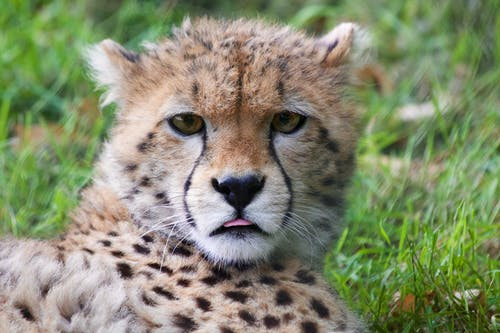
#> input picture Tutorials/ImagePreprocessing/Animals/Cheetah/animal-africa-wilderness-zoo.jpg, 500 x 333 px, given as the content of the folder ASL-Translator/Tutorials/ImagePreprocessing/Animals/Lion, which was not available
$ jupyter execute --allow-errors ImagePreprocessingTutorial.ipynb   (shell and % lines are left out)   (text cells are left out)
#> lines starting #> are read from the running program, lines starting #| are printed output that depends on the picture; after the words box and inside, x2 and y2 are one past the last pixel; in counts of white or black regions, pixels touching at a corner belong together; pictures that were not available may be replaced by others from this repository, and a replacement may not be noted
[cell 1]
# Import necessary libraries
import os
import glob
from skimage import io, color, morphology
import numpy as np
import pandas as pd
import matplotlib.pyplot as plt
from keras.preprocessing.image import img_to_array
from keras.preprocessing.image import ImageDataGenerator
import random

# Define file path of folder containing all the lion photos
DATASET_PATH = 'ASL-Translator/Tutorials/ImagePreprocessing/Animals'
class_labels = ['Cheetah', 'Jaguar', 'Leopard', 'Lion', 'Tiger']
lion_path = os.path.join(DATASET_PATH, class_labels[3], '*')
# Returns list of file names that follow the convention set by lion_path
lion_path = glob.glob(lion_path)

"""data = pd.DataFrame([])
   for label in class_labels:
   path = os.path.join(DATASET_PATH, label, "*")
   path = pd.Series(glob.glob(path), name=label)
   data = data.append(path)
   data.head() """

[cell 2]
image = io.imread(lion_path[random.randint(0, len(lion_path)-1)])
#> image is the input picture: shape (333, 500, 3); mean R, G, B 132.2, 139.3, 109.6
fig, (ax1, ax2, ax3, ax4) = plt.subplots(1, 4, sharey=True)
fig.set_figwidth(15)
ax1.imshow(image)
ax1.set_title("Original")
ax2.imshow(image[:,:,0])
ax2.set_title("Red Channel")
ax3.imshow(image[:,:,1])
ax3.set_title("Green Channel")
ax4.imshow(image[:,:,2])
ax4.set_title("Blue Channel")
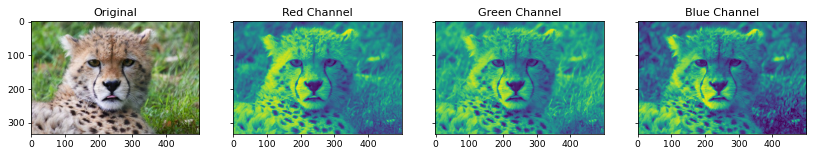
#> figure drawn by matplotlib, 4 panels

[cell 3]
grayscale_image = color.rgb2gray(image)
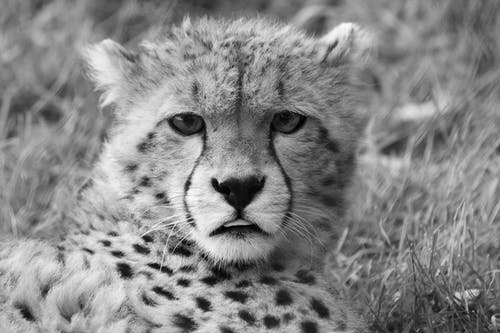
#> grayscale_image: shape (333, 500) float64; min 0, max 0.999, mean 0.532

# Create a binary image in based on the boolean expression defind below
bin_image = image[:, :, 0] > 125
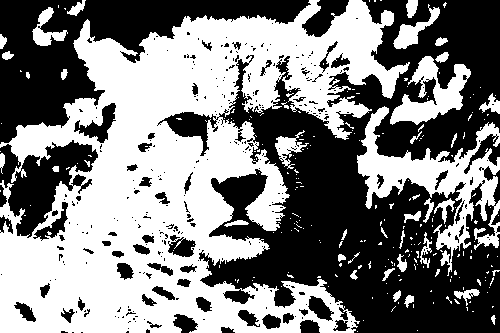
#> bin_image: shape (333, 500) bool; 50.2% white; 325 black regions (266 under 20 px), largest, box (x1, y1, x2, y2) and area: (157, 0, 500, 333) 54012, (0, 0, 311, 144) 15726, (0, 140, 98, 238) 4565
# use a disk of radius 3
selem = morphology.selem.disk(3)

# oprning and closing
open_img = morphology.binary_opening(bin_image, selem)
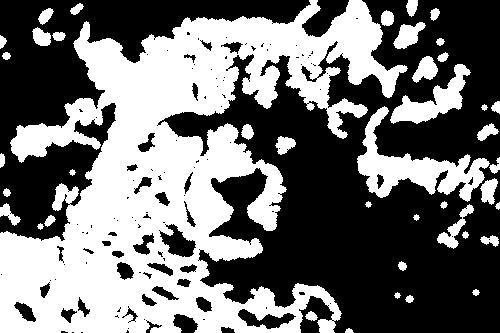
#> open_img: shape (333, 500) bool; 44.6% white; 42 white regions, largest, box (x1, y1, x2, y2) and area: (0, 0, 408, 333) 63571, (357, 106, 490, 202) 4177, (390, 64, 471, 124) 1780
close_img = morphology.binary_closing(bin_image, selem)
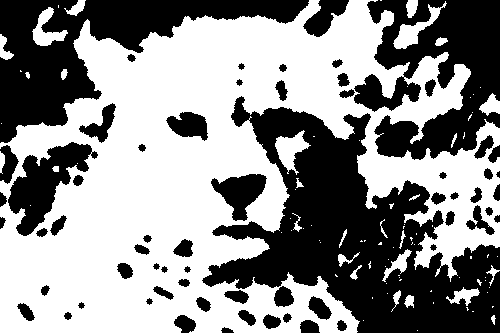
#> close_img: shape (333, 500) bool; 55.8% white; 63 black regions (1 under 20 px), largest, box (x1, y1, x2, y2) and area: (202, 96, 500, 333) 31036, (0, 0, 309, 143) 15371, (354, 0, 500, 160) 13690

# erosion and dilation
eroded_img = morphology.binary_erosion(bin_image, selem)
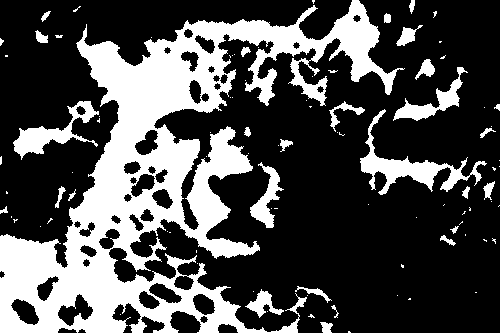
#> eroded_img: shape (333, 500) bool; 30.2% white; 95 white regions (67 under 20 px), largest, box (x1, y1, x2, y2) and area: (0, 0, 405, 333) 41959, (360, 109, 487, 195) 2286, (13, 101, 99, 160) 1511
dilated_img = morphology.binary_dilation(bin_image, selem)
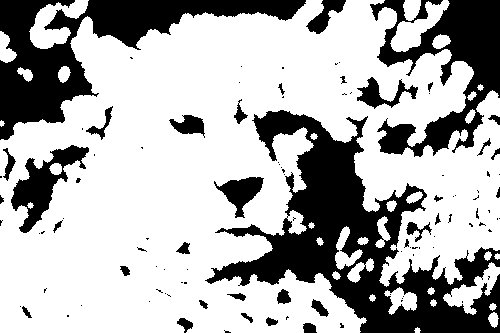
#> dilated_img: shape (333, 500) bool; 69.1% white; 106 black regions (71 under 20 px), largest, box (x1, y1, x2, y2) and area: (205, 110, 500, 333) 22272, (0, 0, 306, 140) 12812, (370, 0, 500, 157) 8867

fig, axs = plt.subplots(2,3,figsize=(10,10))
axs[0,0].imshow(grayscale_image, cmap='gray')
axs[0,1].imshow(bin_image, cmap='gray')
axs[0,2].imshow(open_img, cmap='gray')
axs[1,0].imshow(close_img, cmap='gray')
axs[1,1].imshow(eroded_img, cmap='gray')
axs[1,2].imshow(dilated_img, cmap='gray')

[cell 4]
# Method 1:
norm1_img = image/255

# Method 2:
norm2_img = (image-np.min(image)) / (np.max(image) - np.min(image))

$ run again, on Tutorials/ImagePreprocessing/Animals/Jaguar/animal-2607__340.jpg
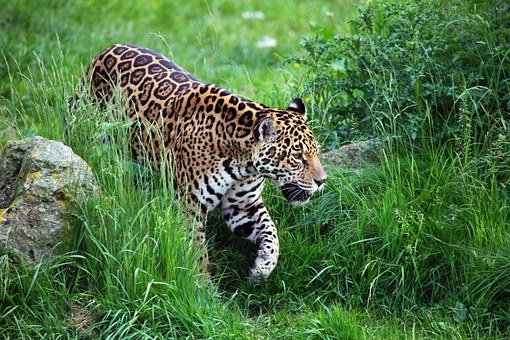
#> input picture Tutorials/ImagePreprocessing/Animals/Jaguar/animal-2607__340.jpg, 510 x 340 px, given as the content of the folder ASL-Translator/Tutorials/ImagePreprocessing/Animals/Lion, which was not available
#> image is the input picture: shape (340, 510, 3); mean R, G, B 80.5, 116.5, 69.8
#> `bin_image = image[:, :, 0] > 125`:
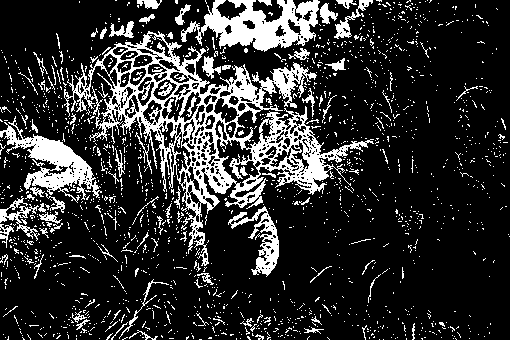
#> bin_image: shape (340, 510) bool; 18.6% white; 1759 white regions (1663 under 20 px), largest, box (x1, y1, x2, y2) and area: (64, 31, 374, 266) 14390, (181, 0, 320, 52) 3681, (0, 116, 102, 203) 2682
#> open_img: shape (340, 510) bool; 4.1% white; 38 white regions, largest, box (x1, y1, x2, y2) and area: (204, 0, 298, 51) 2563, (30, 138, 88, 170) 992, (303, 153, 327, 181) 411
#> close_img: shape (340, 510) bool; 34.4% white; 575 white regions (513 under 20 px), largest, box (x1, y1, x2, y2) and area: (0, 0, 405, 297) 51491, (240, 308, 324, 340) 1023, (101, 279, 176, 340) 970
#> eroded_img: shape (340, 510) bool; 1.5% white; 70 white regions (55 under 20 px), largest, box (x1, y1, x2, y2) and area: (222, 2, 294, 48) 972, (33, 141, 85, 167) 575, (207, 11, 228, 30) 176
#> `dilated_img = morphology.binary_dilation(bin_image, selem)`:
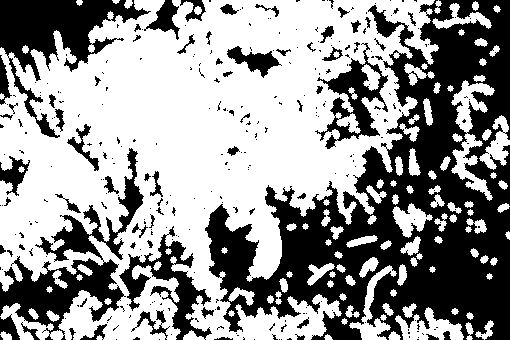
#> dilated_img: shape (340, 510) bool; 58.7% white; 303 black regions (240 under 20 px), largest, box (x1, y1, x2, y2) and area: (205, 0, 510, 340) 45484, (0, 148, 144, 340) 7154, (0, 0, 151, 138) 6750

$ run again, on Tutorials/ImagePreprocessing/Animals/Jaguar/animal-world-3193850__340.jpg
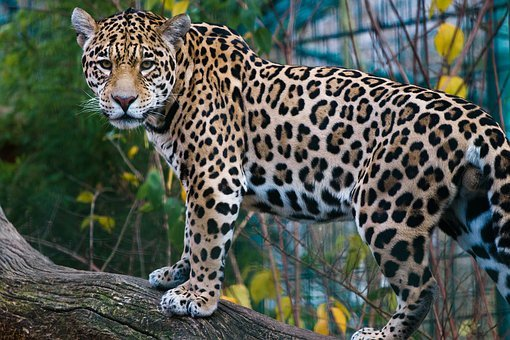
#> input picture Tutorials/ImagePreprocessing/Animals/Jaguar/animal-world-3193850__340.jpg, 510 x 340 px, given as the content of the folder ASL-Translator/Tutorials/ImagePreprocessing/Animals/Lion, which was not available
#> image is the input picture: shape (340, 510, 3); mean R, G, B 80.6, 87.5, 78.9
#> `bin_image = image[:, :, 0] > 125`:
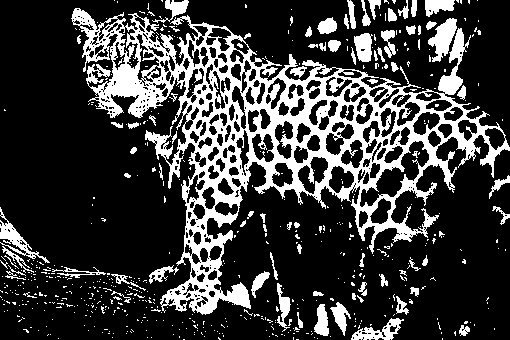
#> bin_image: shape (340, 510) bool; 23.5% white; 597 white regions (517 under 20 px), largest, box (x1, y1, x2, y2) and area: (71, 8, 510, 315) 30925, (428, 18, 457, 62) 655, (0, 207, 50, 263) 578
#> open_img: shape (340, 510) bool; 9.5% white; 126 white regions (1 under 20 px), largest, box (x1, y1, x2, y2) and area: (245, 92, 342, 168) 1542, (104, 63, 146, 114) 1021, (428, 18, 457, 55) 587
#> close_img: shape (340, 510) bool; 34.2% white; 185 white regions (148 under 20 px), largest, box (x1, y1, x2, y2) and area: (0, 0, 510, 336) 53331, (306, 294, 413, 340) 1712, (361, 0, 396, 26) 398
#> eroded_img: shape (340, 510) bool; 2.4% white; 217 white regions (177 under 20 px), largest, box (x1, y1, x2, y2) and area: (107, 66, 143, 99) 517, (431, 21, 454, 52) 310, (441, 76, 460, 92) 188
#> `dilated_img = morphology.binary_dilation(bin_image, selem)`:
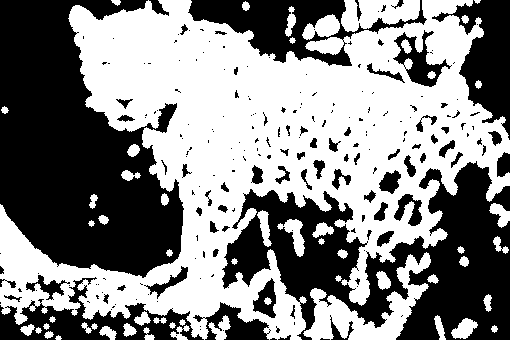
#> dilated_img: shape (340, 510) bool; 52.6% white; 214 black regions (141 under 20 px), largest, box (x1, y1, x2, y2) and area: (0, 0, 184, 278) 33051, (222, 161, 510, 340) 24496, (188, 0, 427, 66) 6121

$ run again, on Tutorials/ImagePreprocessing/Animals/Leopard/leopard-animal-cat-cheetah-51129.jpeg
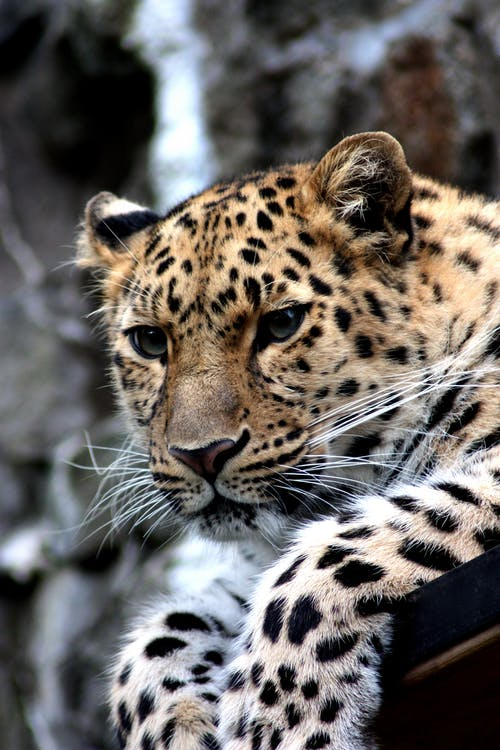
#> input picture Tutorials/ImagePreprocessing/Animals/Leopard/leopard-animal-cat-cheetah-51129.jpeg, 500 x 750 px, given as the content of the folder ASL-Translator/Tutorials/ImagePreprocessing/Animals/Lion, which was not available
#> image is the input picture: shape (750, 500, 3); mean R, G, B 106.3, 101.3, 97.6
#> bin_image: shape (750, 500) bool; 37.8% white; 292 white regions (260 under 20 px), largest, box (x1, y1, x2, y2) and area: (0, 0, 500, 750) 131615, (33, 575, 78, 750) 3550, (323, 0, 456, 73) 3085
#> open_img: shape (750, 500) bool; 32% white; 70 white regions, largest, box (x1, y1, x2, y2) and area: (72, 0, 500, 750) 92868, (33, 575, 78, 750) 3535, (337, 0, 455, 73) 2765
#> close_img: shape (750, 500) bool; 43.3% white; 64 white regions (41 under 20 px), largest, box (x1, y1, x2, y2) and area: (0, 0, 500, 750) 153025, (33, 575, 78, 750) 3565, (323, 0, 457, 73) 3194
#> eroded_img: shape (750, 500) bool; 20.4% white; 196 white regions (143 under 20 px), largest, box (x1, y1, x2, y2) and area: (109, 359, 500, 750) 28798, (75, 177, 500, 439) 23833, (132, 0, 218, 212) 9549
#> `dilated_img = morphology.binary_dilation(bin_image, selem)`:
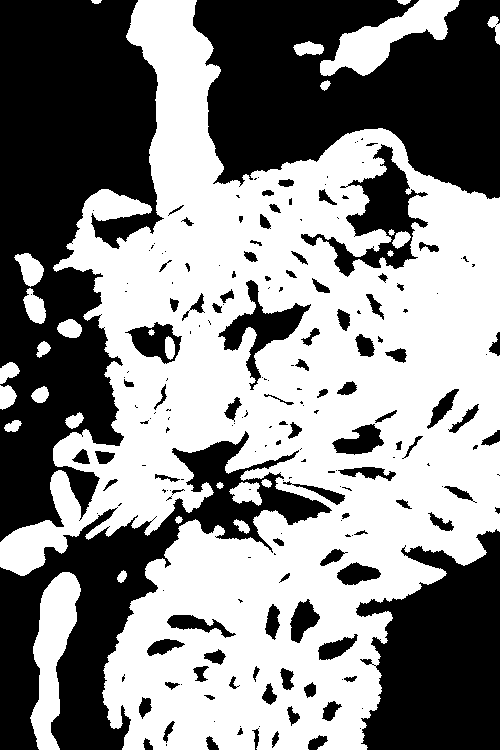
#> dilated_img: shape (750, 500) bool; 53.8% white; 199 black regions (102 under 20 px), largest, box (x1, y1, x2, y2) and area: (0, 0, 164, 542) 56766, (193, 0, 500, 199) 43163, (0, 431, 332, 750) 28468
